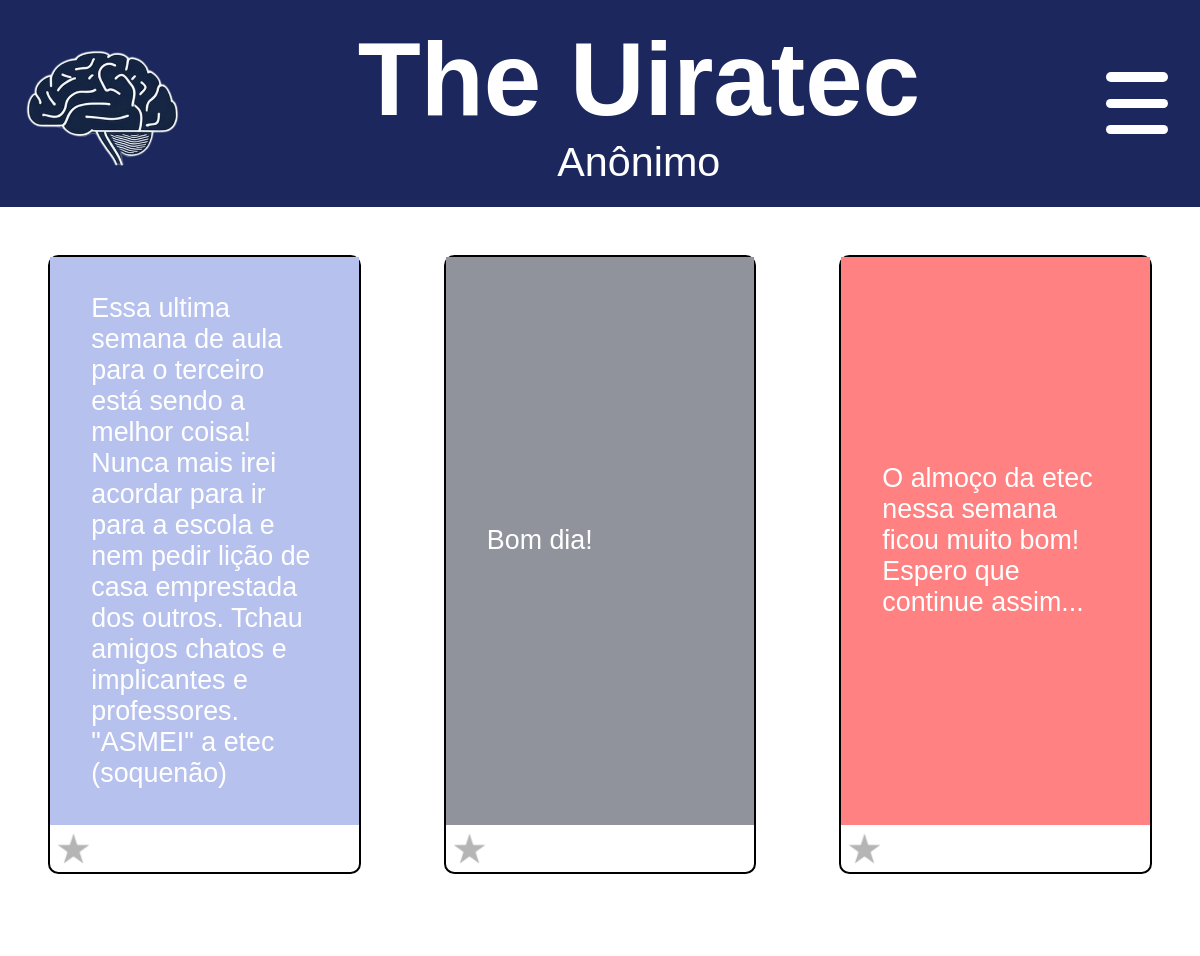
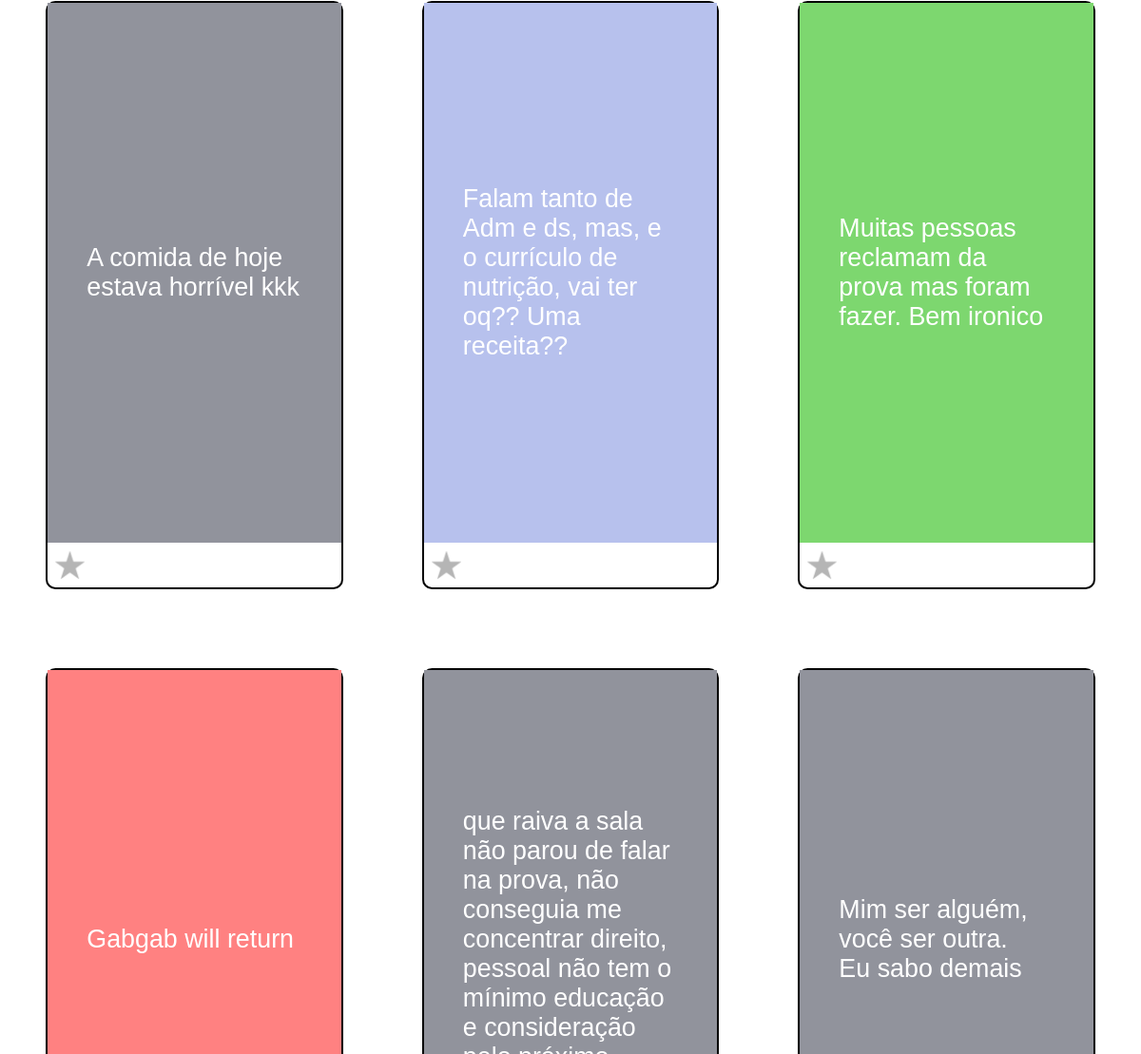
Page /php/anonimos.php (signed in) on the committed database (2 pictures, top to bottom).
### tables this page shows
CREATE TABLE `pensamentos` (
  `id_pensamento` int(11) NOT NULL,
  `texto_pensamento` varchar(500) NOT NULL,
  `cor` varchar(7) NOT NULL,
  `tipo` int(2) NOT NULL,
  `fk_id_usuario` int(11) NOT NULL
);

### classes/Usuario.php (called while the page is built, shortened)
<?php
    class Usuario{
		public function __construct(){
			try {
				$this->pdo=new PDO("mysql:dbname=theuiratec;host=localhost;charset=utf8","root","");
			}
			catch (PDOException $e) {
				echo "<script>console.log('Erro no banco de dados')</script>";
				echo "<script>console.log('".$e->getMessage()."')</script>";
			}
			catch (Exception $e){
				echo "Erro genérico<br>";
			}
		}
}
?>

### classes/Pensamento.php (the view, shortened to what this page needs)
<?php
class Pensamento extends Usuario{
    public function consultarFavoritos($id){
        $sql = "SELECT fk_id_pensamento
        FROM pensamentos_favoritos
        WHERE fk_id_usuario =:i
        ORDER BY id_favorito DESC;";
        $stmt = $this->pdo->prepare($sql);
        $stmt-> bindValue(":i",$id);
        $stmt->execute();
        $result =  $stmt->fetchAll(PDO::FETCH_ASSOC);
        return array_column($result,"fk_id_pensamento");
    }
    public function carregarPensamentosAnonimos($id){
        $sql = "SELECT texto_pensamento,id_pensamento,cor FROM pensamentos
        WHERE tipo = 2 ORDER BY id_pensamento DESC";
        $banco = $this->pdo->prepare($sql);
        $banco->execute();
        $favoritos = $this->consultarFavoritos($id);
        $result = $banco->fetchAll(PDO::FETCH_ASSOC);
        if ($result) {
            foreach($result as $row){
                if(in_array($row['id_pensamento'], $favoritos)){
                    $imgOn = "<img src='../images/favorite.png' class='estrela' id='".$row['id_pensamento']."'>";
                }else{
                    $imgOn = "<img src='../images/noFavorite.png' class='estrela' id='".$row['id_pensamento']."'>";
                }
                 echo
                 "<div class='publicacao' id='publiAnonimo'>
                     <div class='pensamento' id='publicacao-id-". $row['id_pensamento']."' style='background:".$row['cor']."'>
                         <p class='texto'>" . $row['texto_pensamento'] . "</p>
                     </div>".$imgOn."
                 </div>";
            }
        }
    }
}
?>

### php/anonimos.php (shortened to what this page needs)
<!DOCTYPE html>
<html lang="en">
<head>
    <link rel="stylesheet" href="../css/anonim.css">
    <link rel="stylesheet" href="../css/default.css">
</head>
<body>
<header>
        <img src="../images/brainLogo.png" id="logo">
        <div id="title-header">
            <h1>The Uiratec</h1>
            <p id="TipoPensamentos">Anônimo</p>
        </div>
        <div id="hamburguer" onclick="ativar()">
            <div class="linhas" id="linha1"></div>
            <div class="linhas" id="linha2"></div>
            <div class="linhas" id="linha3"></div>
        </div>
    </header>
    <div id="publicacoes">
        <?php
            include '../classes/Usuario.php';
            include '../classes/Pensamento.php';
            $pensamento=new Pensamento();
            $pensamento->carregarPensamentosAnonimos($_SESSION['user']);
        ?>
    </div>
</body>
</html>

### css/anonim.css (style rules this page uses)
#publicacoes { height: auto; width: 100%; padding: 3rem; position: relative; z-index: 1; display: grid; grid-template-columns: 1fr 1fr 1fr; grid-auto-flow: row; gap: 4vmax; }
#publiAnonimo div { height: 100%; }

### css/default.css (style rules this page uses)
* { box-sizing: border-box; margin: 0; padding: 0; }
body { height: 100vh; width: 100vw; background: white; background-size: cover; color: white; position: relative; font-family: Arial, "Helvetica Neue", Helvetica, sans-serif; overflow-x: hidden; user-select: none; }
header { background: #1C285D; height: 10vmax; width: 100vw; display: flex; flex-direction: row; justify-content: space-between; align-items: center; padding: 1rem 2rem 1rem 2rem; }
header h1 { font-size: 5vmax; }
#logo { aspect-ratio: 1/1; height: 80%; scale: 2; }
#hamburguer { height: 3vmax; aspect-ratio: 1/1; display: flex; flex-wrap: wrap; align-content: space-between; position: relative; cursor: pointer; }
.linhas { height: 15%; width: 100%; background: white; border-radius: 2rem; position: relative; }
#title-header { text-align: center; }
#title-header p { font-size: 2vmax; }
.publicacao { display: flex; flex-direction: column; height:30vmax; border: 2px solid rgb(0, 0, 0); gap: 0.4vmax; border-radius: 0.5vmax; transition: 0.3s linear; }
.pensamento { width: 100%; height: 80%; background: gray; display: flex; align-items: center; justify-content: center; cursor: pointer; overflow: hidden; padding: 2vmax; font-size: 1.3vmax; }
.texto { display: flex; align-items: flex-start; height: auto; width: 100%; overflow: hidden; user-select: auto; word-break: break-word; }
.estrela,.apaga { width: 10%; aspect-ratio: 1; bottom: 0; cursor: pointer; margin-left: .4vmax; margin-bottom: .4vmax; }

### rows in the picture
pensamentos: texto_pensamento "Essa ultima semana de aula para o terceiro está sendo a melhor coisa! Nunca mais irei acordar para ir para a escola e nem pedir lição de casa emprestada dos outros. Tchau amigos chatos e implicantes e professores. \"ASMEI\" a etec (soquenão)"
pensamentos: texto_pensamento "Bom dia!"
pensamentos: texto_pensamento "O almoço da etec nessa semana ficou muito bom! Espero que continue assim..."
pensamentos: texto_pensamento "A comida de hoje estava horrível kkk"
pensamentos: texto_pensamento "Falam tanto de Adm e ds, mas, e o currículo de nutrição, vai ter oq?? Uma receita??"
pensamentos: texto_pensamento "Muitas pessoas reclamam da prova mas foram fazer. Bem ironico"
pensamentos: texto_pensamento "Gabgab will return"
pensamentos: texto_pensamento "que raiva a sala não parou de falar na prova, não conseguia me concentrar direito, pessoal não tem o mínimo educação e consideração…"
pensamentos: texto_pensamento "Mim ser alguém, você ser outra. Eu sabo demais"
